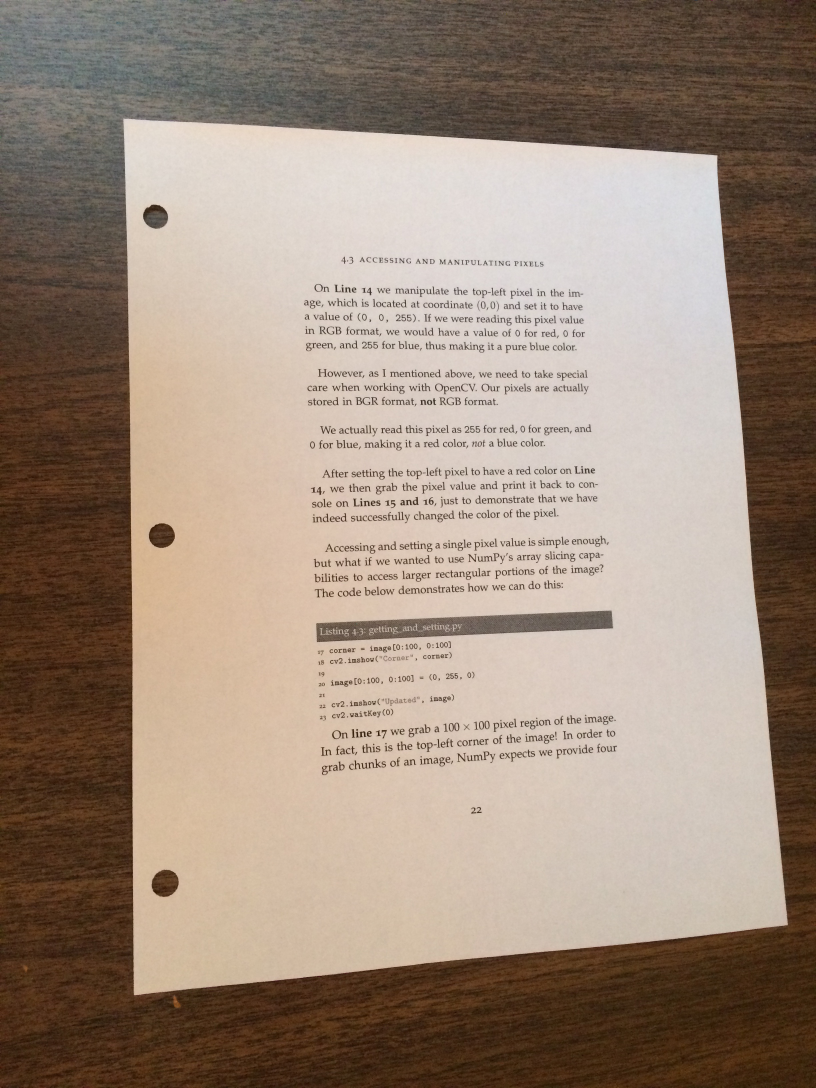
#> input picture mobile_document_scanner/images/page.jpg, 2448 x 3264 px (shown at 1/3 size)
$ python scanner.py --image images/page.jpg   (older library calls are emulated)
#> lines starting #> are read from the running program, lines starting #| are printed output that depends on the picture; after the words box and inside, x2 and y2 are one past the last pixel; in counts of white or black regions, pixels touching at a corner belong together
### mobile_document_scanner/transform.py
import numpy as np
import cv2

# pts = list of four (x, y) coordinates in a specified order
# the order is top-left, top-right, bottom-left, bottom-right

def order_points(pts):

	rect = np.zeros((4, 2), dtype = "float32")

	# The top-left will have the min sum
	# the bottom-right will have the max sum
	s = pts.sum(axis = 1)
	rect[0] = pts[np.argmin(s)]
	rect[2] = pts[np.argmax(s)]

	# the top-right will have the min difference
	# the bottom-left will have the max difference
	diff = np.diff(pts, axis = 1)

	rect[1] = pts[np.argmin(diff)]
	rect[3] = pts[np.argmax(diff)]

	return rect


def four_point_transform(image, pts):
	rect = order_points(pts)

	(tl, tr, br, bl) = rect


	# distance between two points = ( (x2 - x1)^2 + (y2 - y1)^2 )^0.5
	widthA = np.sqrt( ((br[0] - bl[0]) ** 2) + ((br[1] - bl[1]) ** 2) )
	widthB = np.sqrt( ((tr[0] - tl[0]) ** 2) + ((tr[1] - tl[1]) ** 2) )

	maxWidth = max(int(widthA), int(widthB))

	heightA = np.sqrt( ( (tr[0] - br[0]) ** 2) + ( (tr[1] - br[1]) ** 2) )
	heightB = np.sqrt( ( (tl[0] - bl[0]) ** 2) + ( (tl[1] - bl[1]) ** 2) )

	maxHeight = max(int(heightA), int(heightB))


	# so perspective transform here is taking random four points in that specified order
	# and then map them to (0, 0) and (width - 1, 0) and (width - 1, height - 1), (0, height - 1)
	# order in x-y graph. think this way
	dst = np.array( [ [0, 0], [maxWidth - 1, 0], [maxWidth - 1, maxHeight - 1], [0, maxHeight -1] ], dtype = "float32" )

	# This function gives us the  perspective transformation matrix
	M = cv2.getPerspectiveTransform(rect, dst)

	# this function always warps the image and converts the image to the top down approach
	warped = cv2.warpPerspective(image, M, (maxWidth, maxHeight))

	return warped

### mobile_document_scanner/scanner.py
from transform import four_point_transform
import imutils
import argparse
import cv2
import numpy as np
# gives the black and white feel to our scanned image
from skimage.filters import threshold_local

ap = argparse.ArgumentParser()
ap.add_argument("-i", "--image", required = True, help = "Path to the image to be scanned")
args = vars(ap.parse_args())


image = cv2.imread(args["image"])
#> image is the input picture: shape (3264, 2448, 3); mean B, G, R 123.7, 138.6, 156.7
original = image.copy()
original2 = image.copy()
ratio = image.shape[0] / 500.0
#> ratio = 6.53
image = imutils.resize(image, height = 500)
#> image: shape (500, 375, 3)
image = imutils.rotate(image, 90)
original = imutils.rotate(original, 90)
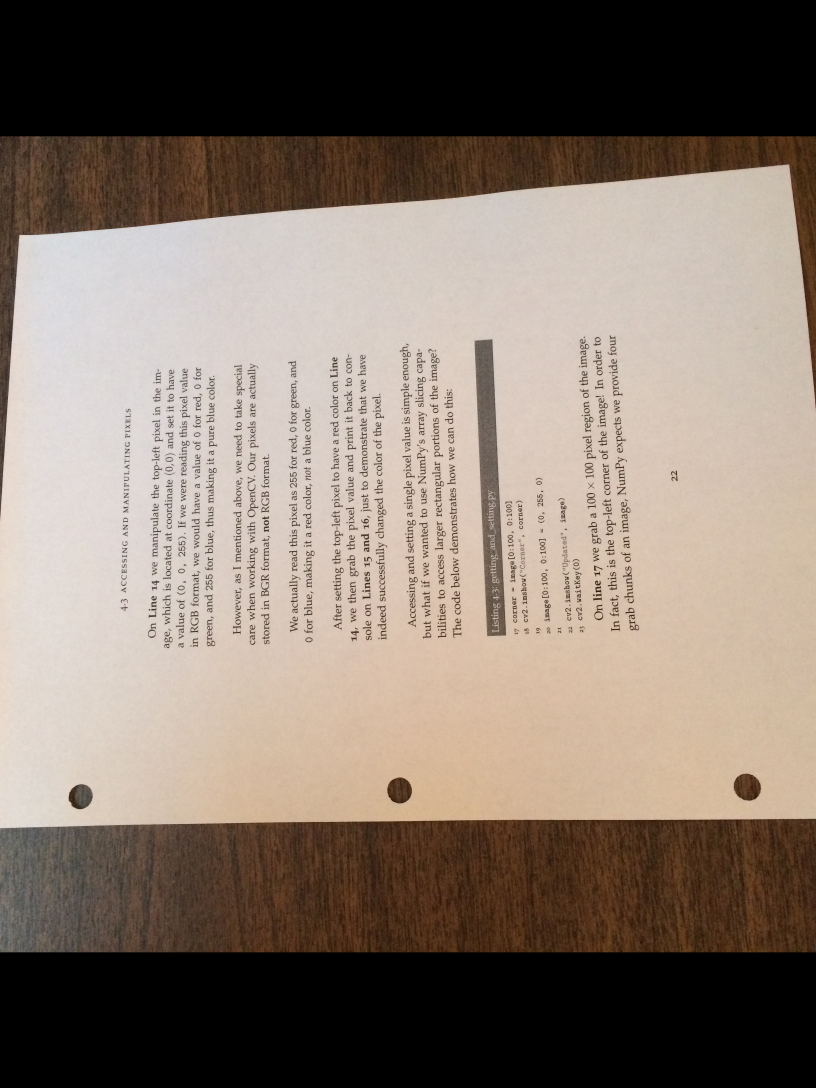
#> original: shape (3264, 2448, 3) (shown at 1/3 size); mean B, G, R 109.5, 120.5, 134


gray = cv2.cvtColor(image, cv2.COLOR_BGR2GRAY)
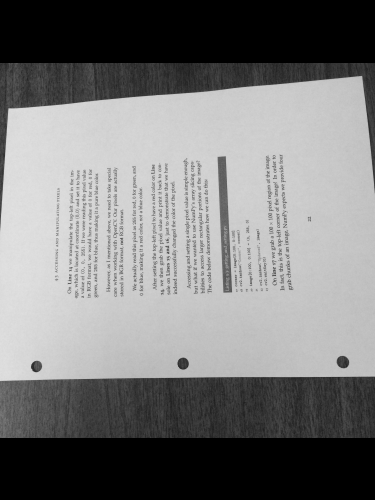
#> gray: shape (500, 375); min 0, max 225, mean 123.2
# a bilateral filter could also be used, it better preserves the edges but here its not a big deal
# because we will simply have only the document in our image.
gray = cv2.GaussianBlur(gray, (5, 5), 0)
edged = cv2.Canny(gray, 75, 200)
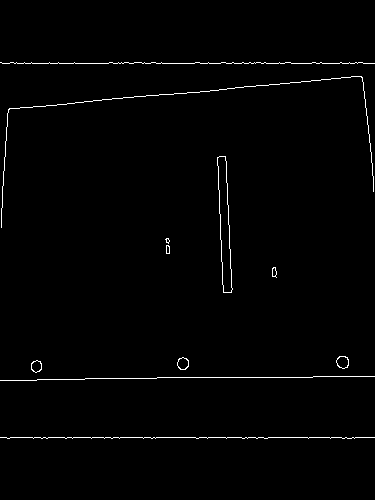
#> edged: shape (500, 375); 1.2% white in thin lines or dots, all inside (x1, y1, x2, y2) = (0, 62, 375, 439)


print("STEP 1: Edge Detection")
cv2.imshow("Image", image)
cv2.imshow("Edged", edged)
cv2.waitKey(0)
cv2.destroyAllWindows()

(_, cnts, _) = cv2.findContours(edged.copy(), cv2.RETR_LIST, cv2.CHAIN_APPROX_SIMPLE)
#> cnts = 18 contours, 6 with area under 20; largest, box (x1, y1, x2, y2) and area: (217, 156, 233, 293) 1154, (217, 156, 233, 293) 1152, (336, 356, 349, 369) 118, (336, 356, 349, 369) 108, (177, 357, 189, 370) 107
cnts = sorted(cnts, key = cv2.contourArea, reverse = True)[:5]
#> cnts = 5 contours; box (x1, y1, x2, y2) and area: (217, 156, 233, 293) 1154, (217, 156, 233, 293) 1152, (336, 356, 349, 369) 118, (336, 356, 349, 369) 108, (177, 357, 189, 370) 107

for c in cnts:


	peri = cv2.arcLength(c, True)
	approx = cv2.approxPolyDP(c, 0.02 * peri, True)

	if len(approx) == 4:
		screenCnt = approx
		break
#> this loop made 1 pass
#> (peri, screenCnt) on pass 1: (293.2, [[219, 156], [222, 284], [231, 292], [226, 161]])

print("STEP 2: Find Contours of paper")
cv2.drawContours(image, [screenCnt], -1, (0, 255, 0), 2)
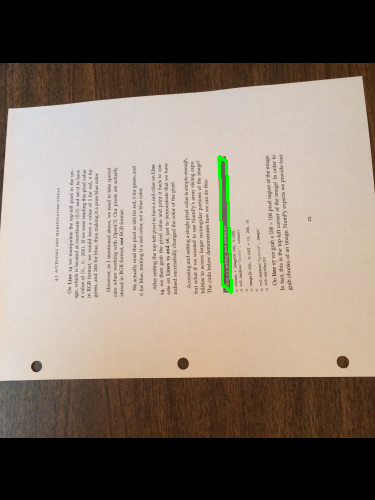
#> image: shape (500, 375, 3); mean B, G, R 108.9, 121, 133.3
cv2.imshow("Outline" , image)
cv2.waitKey(0)
cv2.destroyAllWindows()

# apply the four point transform feeding in the list of end points scaled to the correct ratio
warped = four_point_transform(original, screenCnt.reshape(4,2)  * ratio	)
#> in order_points, `s = pts.sum(axis = 1)`: s = [2448, 3303.2, 3414.1, 2526.3]
#> in order_points, `diff = np.diff(pts, axis = 1)`: diff = [-411.3, 404.7, 398.2, -424.3]
#> in four_point_transform, `rect = order_points(pts)`: rect = [[1429.6, 1018.4], [1475.3, 1051], [1508, 1906.2], [1449.2, 1854]]
#> in four_point_transform, `(tl, tr, br, bl) = rect`: tl = [1429.6, 1018.4]; tr = [1475.3, 1051]; br = [1508, 1906.2]; bl = [1449.2, 1854]
#> in four_point_transform, `widthA = np.sqrt( ((br[0] - bl[0]) ** 2) + ((br[1] - bl[1]) ** 2) )`: widthA = 78.61
#> in four_point_transform, `widthB = np.sqrt( ((tr[0] - tl[0]) ** 2) + ((tr[1] - tl[1]) ** 2) )`: widthB = 56.16
#> in four_point_transform, `maxWidth = max(int(widthA), int(widthB))`: maxWidth = 78
#> in four_point_transform, `heightA = np.sqrt( ( (tr[0] - br[0]) ** 2) + ( (tr[1] - br[1]) ** 2) )`: heightA = 855.8
#> in four_point_transform, `heightB = np.sqrt( ( (tl[0] - bl[0]) ** 2) + ( (tl[1] - bl[1]) ** 2) )`: heightB = 835.8
#> in four_point_transform, `maxHeight = max(int(heightA), int(heightB))`: maxHeight = 855
#> in four_point_transform, `dst = np.array( [ [0, 0], [maxWidth - 1, 0], [maxWidth - 1, maxHeight ..`: dst = [[0, 0], [77, 0], [77, 854], [0, 854]]
#> in four_point_transform, `M = cv2.getPerspectiveTransform(rect, dst)`: M = [[2.49, -0.0583, -3495.9], [-1.36, 1.91, 5.34], [-3.41e-05, 0.000477, 1]]

warped = cv2.cvtColor(warped, cv2.COLOR_BGR2GRAY)
#> warped: shape (855, 78)

# not sure about the parameters
T = threshold_local(warped, 11, offset = 10, method = "gaussian")
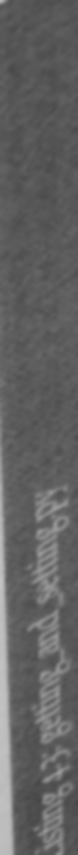
#> T: shape (855, 78) float64; min 71.26, max 196.4, mean 98.4

warped = (warped > T).astype("uint8") * 255
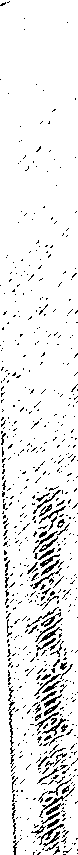
#> warped: shape (855, 78); 91.7% white; black in thin lines or dots

# show the original and scanned images.
print("STEP 3: Apply perspective transform")
cv2.imshow("Original", imutils.resize(original2, height = 650))
cv2.imshow("Scanned", imutils.resize(warped, height = 650))
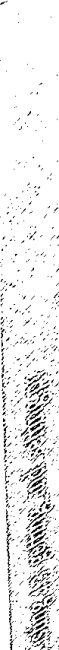
#> window 'Scanned': shape (650, 59); min 0, max 255, mean 234

cv2.waitKey(0)
